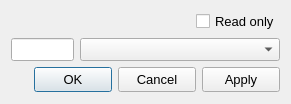
<?xml version="1.0" encoding="UTF-8"?>
<ui version="4.0">
 <class>DialogELFMachine</class>
 <widget class="QDialog" name="DialogELFMachine">
  <property name="windowModality">
   <enum>Qt::ApplicationModal</enum>
  </property>
  <property name="geometry">
   <rect>
    <x>0</x>
    <y>0</y>
    <width>291</width>
    <height>104</height>
   </rect>
  </property>
  <property name="minimumSize">
   <size>
    <width>291</width>
    <height>104</height>
   </size>
  </property>
  <property name="maximumSize">
   <size>
    <width>291</width>
    <height>104</height>
   </size>
  </property>
  <property name="font">
   <font>
    <pointsize>10</pointsize>
    <weight>50</weight>
    <bold>false</bold>
   </font>
  </property>
  <property name="windowTitle">
   <string>Machine</string>
  </property>
  <layout class="QVBoxLayout" name="verticalLayout">
   <item>
    <layout class="QHBoxLayout" name="horizontalLayout_3">
     <item>
      <spacer name="horizontalSpacer_2">
       <property name="orientation">
        <enum>Qt::Horizontal</enum>
       </property>
       <property name="sizeHint" stdset="0">
        <size>
         <width>40</width>
         <height>20</height>
        </size>
       </property>
      </spacer>
     </item>
     <item>
      <widget class="QCheckBoxX" name="checkBoxReadOnly">
       <property name="text">
        <string>Read only</string>
       </property>
       <property name="checked">
        <bool>false</bool>
       </property>
      </widget>
     </item>
    </layout>
   </item>
   <item>
    <layout class="QHBoxLayout" name="horizontalLayout_2">
     <item>
      <widget class="QLineEditX" name="lineEditValue">
       <property name="maximumSize">
        <size>
         <width>100</width>
         <height>16777215</height>
        </size>
       </property>
       <property name="alignment">
        <set>Qt::AlignCenter</set>
       </property>
       <property name="readOnly">
        <bool>true</bool>
       </property>
      </widget>
     </item>
     <item>
      <widget class="QComboBoxX" name="comboBoxValue">
       <property name="minimumSize">
        <size>
         <width>200</width>
         <height>0</height>
        </size>
       </property>
       <property name="maximumSize">
        <size>
         <width>200</width>
         <height>16777215</height>
        </size>
       </property>
      </widget>
     </item>
    </layout>
   </item>
   <item>
    <layout class="QHBoxLayout" name="horizontalLayout">
     <item>
      <spacer name="horizontalSpacer_9">
       <property name="orientation">
        <enum>Qt::Horizontal</enum>
       </property>
       <property name="sizeHint" stdset="0">
        <size>
         <width>50</width>
         <height>20</height>
        </size>
       </property>
      </spacer>
     </item>
     <item>
      <widget class="QPushButtonX" name="pushButtonOK">
       <property name="minimumSize">
        <size>
         <width>78</width>
         <height>25</height>
        </size>
       </property>
       <property name="maximumSize">
        <size>
         <width>78</width>
         <height>25</height>
        </size>
       </property>
       <property name="text">
        <string>OK</string>
       </property>
      </widget>
     </item>
     <item>
      <widget class="QPushButtonX" name="pushButtonCancel">
       <property name="minimumSize">
        <size>
         <width>78</width>
         <height>25</height>
        </size>
       </property>
       <property name="maximumSize">
        <size>
         <width>78</width>
         <height>25</height>
        </size>
       </property>
       <property name="text">
        <string>Cancel</string>
       </property>
      </widget>
     </item>
     <item>
      <widget class="QPushButtonX" name="pushButtonApply">
       <property name="minimumSize">
        <size>
         <width>78</width>
         <height>25</height>
        </size>
       </property>
       <property name="maximumSize">
        <size>
         <width>78</width>
         <height>25</height>
        </size>
       </property>
       <property name="text">
        <string>Apply</string>
       </property>
      </widget>
     </item>
    </layout>
   </item>
  </layout>
 </widget>
 <customwidgets>
  <customwidget>
   <class>QLineEditX</class>
   <extends>QLineEdit</extends>
   <header>qlineeditx.h</header>
  </customwidget>
  <customwidget>
   <class>QPushButtonX</class>
   <extends>QPushButton</extends>
   <header>qpushbuttonx.h</header>
  </customwidget>
  <customwidget>
   <class>QCheckBoxX</class>
   <extends>QCheckBox</extends>
   <header>qcheckboxx.h</header>
  </customwidget>
  <customwidget>
   <class>QComboBoxX</class>
   <extends>QComboBox</extends>
   <header>qcomboboxx.h</header>
  </customwidget>
 </customwidgets>
 <resources/>
 <connections/>
</ui>
